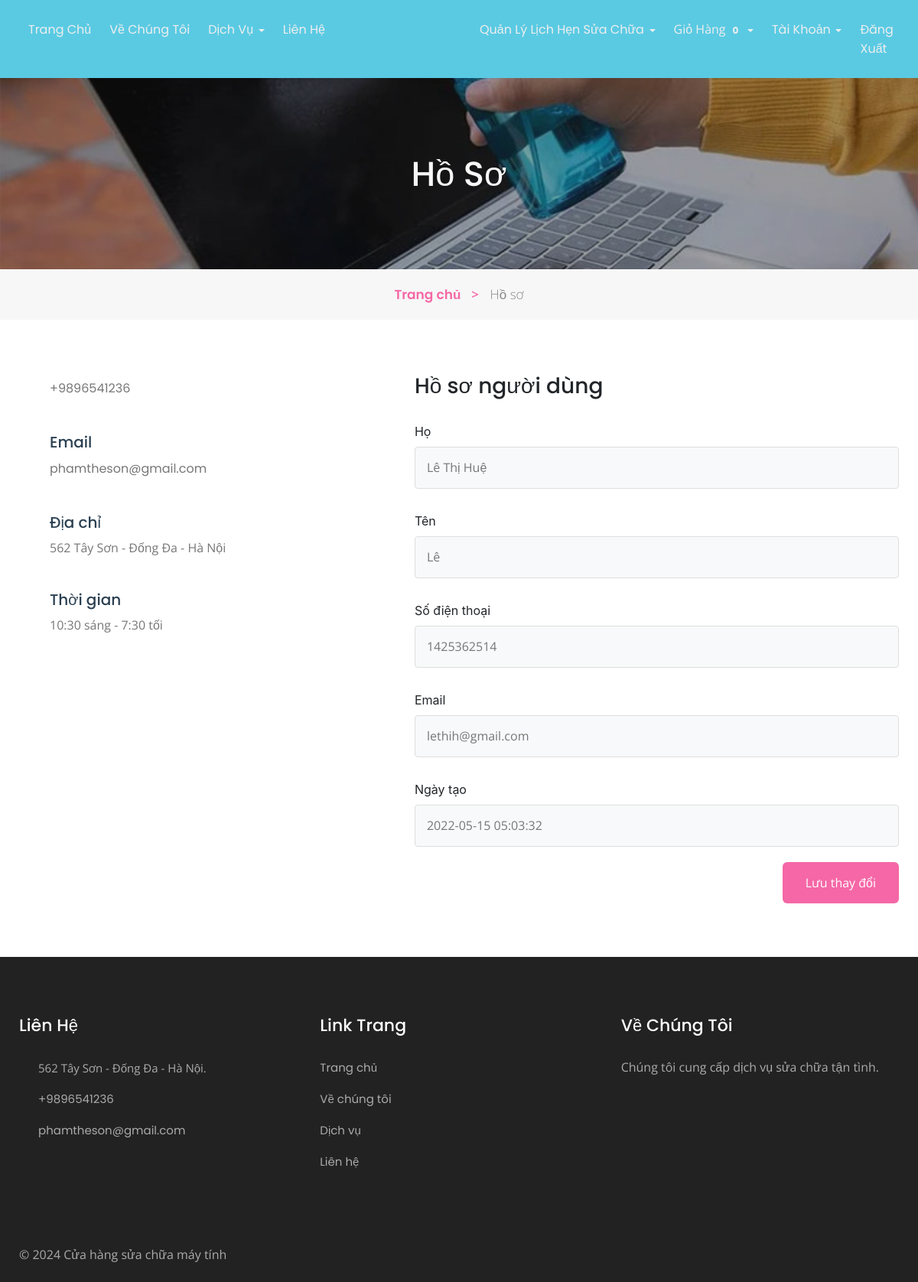
Screenshot of /store/profile.php (signed in) with the database file from the repository.
### tables this page shows
CREATE TABLE `tblpage` (
  `ID` int(10) NOT NULL,
  `PageType` varchar(200) DEFAULT NULL,
  `PageTitle` nvarchar(100) DEFAULT NULL,
  `PageDescription` nvarchar(100) DEFAULT NULL,
  `Email` varchar(200) DEFAULT NULL,
  `MobileNumber` bigint(10) DEFAULT NULL,
  `UpdationDate` date DEFAULT NULL,
  `Timing` nvarchar(200) NOT NULL
);

CREATE TABLE `tbluser` (
  `ID` int(10) NOT NULL,
  `FirstName` nvarchar(120) DEFAULT NULL,
  `LastName` nvarchar(250) DEFAULT NULL,
  `MobileNumber` bigint(10) DEFAULT NULL,
  `Email` varchar(120) DEFAULT NULL,
  `Password` varchar(120) DEFAULT NULL,
  `RegDate` timestamp NULL DEFAULT current_timestamp()
);

### store/profile.php (the view, shortened to what this page needs)
<?php
include('includes/dbconnection.php');
if (strlen($_SESSION['bpmsuid']==0)) {
  header('location:logout.php');
  } else{
  ?>
<!doctype html>
<html lang="en">
  <head>
    <link rel="stylesheet" href="assets/css/style-starter.css">
  </head>
  <body id="home">
<?php include_once('includes/header.php');?>
<section class="w3l-inner-banner-main">
    <div class="about-inner contact ">
        <div class="container">
            <div class="main-titles-head text-center">
            <h3 class="header-name ">
 Hồ sơ
            </h3>
        </div>
</div>
</div>
<div class="breadcrumbs-sub">
<div class="container">
<ul class="breadcrumbs-custom-path">
    <li class="right-side propClone"><a href="index.php" class="">Trang chủ <span class="" aria-hidden="true">></span></a> <p></li>
    <li class="active ">
        Hồ sơ</li>
</ul>
</div>
</div>
</section>
<section class="w3l-contact-info-main" id="contact">
    <div class="contact-sec	">
        <div class="container">
            <div class="d-grid contact-view">
                <div class="cont-details">
                    <?php
$ret=mysqli_query($con,"select * from tblpage where PageType='contactus' ");
while ($row=mysqli_fetch_array($ret)) {
?>
                    <div class="cont-top">
                        <div class="cont-left text-center">
                        </div>
                        <div class="cont-right">
                            <p class="para"><a href="tel:+44 99 555 42">+<?php  echo $row['MobileNumber'];?></a></p>
                        </div>
                    </div>
                    <div class="cont-top margin-up">
                        <div class="cont-left text-center">
                        </div>
                        <div class="cont-right">
                            <h6>Email</h6>
                            <p class="para"><a href="mailto:example@mail.com" class="mail"><?php  echo $row['Email'];?></a></p>
                        </div>
                    </div>
                    <div class="cont-top margin-up">
                        <div class="cont-left text-center">
                        </div>
                        <div class="cont-right">
                            <h6>Địa chỉ</h6>
                            <p class="para"> <?php  echo $row['PageDescription'];?></p>
                        </div>
                    </div>
                    <div class="cont-top margin-up">
                        <div class="cont-left text-center">
                        </div>
                        <div class="cont-right">
                            <h6>Thời gian</h6>
                            <p class="para"> <?php  echo $row['Timing'];?></p>
                        </div>
                    </div>
               <?php } ?> </div>
                <div class="map-content-9 mt-lg-0 mt-4">
                    <h3>Hồ sơ người dùng</h3>
                    <form method="post" name="signup" onsubmit="return checkpass();">
<?php
$uid=$_SESSION['bpmsuid'];
$ret=mysqli_query($con,"select * from tbluser where ID='$uid'");
while ($row=mysqli_fetch_array($ret)) {
?>
                        <div style="padding-top: 30px;">
                            <label>Họ</label>
                            <input type="text" class="form-control" name="firstname" value="<?php  echo $row['FirstName'];?>" required="true"></div>
                           <div style="padding-top: 30px;">
                            <label>Tên</label>
                            <input type="text" class="form-control" name="lastname" value="<?php  echo $row['LastName'];?>" required="true">
                        </div>
                        <div style="padding-top: 30px;">
                            <label>Số điện thoại</label>
                           <input type="text" class="form-control" name="mobilenumber" value="<?php  echo $row['MobileNumber'];?>"  readonly="true"></div>
                           <div style="padding-top: 30px;">
                            <label>Email</label>
                            <input type="text" class="form-control" name="email" value="<?php  echo $row['Email'];?>"  readonly="true">
                        </div>
                         <div style="padding-top: 30px;">
                            <label>Ngày tạo</label>
                           <input type="text" class="form-control" name="regdate" value="<?php  echo $row['RegDate'];?>"  readonly="true">
                       </div>
                      <?php }?>
                        <button type="submit" class="btn btn-contact" name="submit">Lưu thay đổi</button>
                    </form>
                </div>
    </div>
    </div></div>
</section>
<?php include_once('includes/footer.php');?>
</body>
</html><?php } ?>

### store/includes/footer.php (shortened to what this page needs)
<section class="w3l-footer-29-main">
    <div class="footer-29 py-5">
      <div class="container py-lg-4">
        <div class="row footer-top-29">
          <div class="col-lg-4 col-md-6 col-sm-8 footer-list-29 footer-1">
            <h6 class="footer-title-29">Liên hệ</h6>
            <ul>
              <?php
$ret=mysqli_query($con,"select * from tblpage where PageType='contactus' ");
while ($row=mysqli_fetch_array($ret)) {
?>
              <li>
                <span class="fa fa-map-marker"></span> <p><?php  echo $row['PageDescription'];?>.</p>
              </li>
              <li><span class="fa fa-phone"></span><a href="tel:+7-800-999-800"> +<?php  echo $row['MobileNumber'];?></a></li>
              <li><span class="fa fa-envelope-open-o"></span><a href="mailto:parlour@mail.com" class="mail">
                  <?php  echo $row['Email'];?></a></li><?php } ?>
            </ul>
          </div>
          <div class="col-lg-4 col-md-6 col-sm-4 footer-list-29 footer-2 ">
            <ul>
              <h6 class="footer-title-29">Link trang</h6>
              <li><a href="index.php">Trang chủ</a></li>
              <li><a href="about.php">Về chúng tôi</a></li>
              <li><a href="services.php"> Dịch vụ</a></li>
              <li><a href="contact.php">Liên hệ</a></li>
            </ul>
          </div>
          <div class="col-lg-4 col-md-6 col-sm-7 footer-list-29 footer-4">
            <?php
$ret=mysqli_query($con,"select * from tblpage where PageType='aboutus' ");
while ($row=mysqli_fetch_array($ret)) {
?>
            <h6 class="footer-title-29"><?php  echo $row['PageTitle'];?> </h6>
            <p><?php  echo $row['PageDescription'];?></p><?php } ?>
          </div>
        </div>
      </div>
    </div>
  </section>
  <section class="w3l-footer-29-main w3l-copyright">
    <div class="container">
      <div class="row bottom-copies">
        <p class="col-lg-8 copy-footer-29">© 2024  Cửa hàng sửa chữa máy tính </p>
      </div>
    </div>
  </section>

### rows the page displays
tblpage: MobileNumber "9896541236", Email "phamtheson@gmail.com", PageDescription "562 Tây Sơn - Đống Đa - Hà Nội", Timing "10:30 sáng - 7:30 tối"
tbluser: firstname "Lê Thị Huệ", lastname "Lê", mobilenumber "1425362514", email "lethih@gmail.com", regdate "2022-05-15 05:03:32"
tblpage: PageTitle "Về Chúng Tôi", PageDescription "Chúng tôi cung cấp dịch vụ sửa chữa tận tình."
